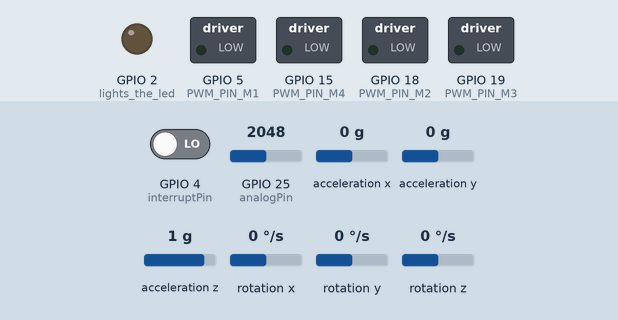
This sketch was run on a simulated ESP32. Parts: switched loads named in the sketch (green lamp = pin HIGH), output pins drawn as LEDs (lit = HIGH). Wiring (inferred from the names in the program): MPU-6050 motion sensor at I2C address 0x68. Dashed ring = blinking. Inputs (shaded band) come from the test bench; at power-on: GPIO 25 (analogPin) = 2048, GPIO 4 (interruptPin) LOW, acceleration x 0 g, acceleration y 0 g, acceleration z 1 g, rotation x 0 °/s, rotation y 0 °/s, rotation z 0 °/s (analog values on the 0–4095 scale). What the sketch prints to the serial monitor is not drawn.

Above: at 0.0 s.
At 8.4 s:
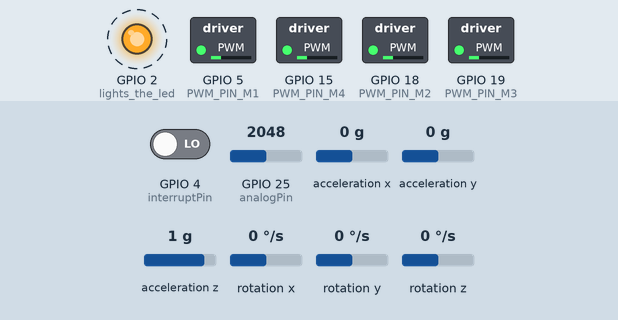
8.5 s: GPIO 25 (analogPin) set to 2995
12.0 s: GPIO 25 (analogPin) set to 3097
At 13.7 s:
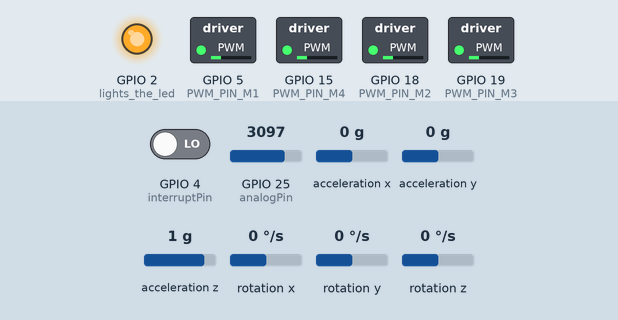
Timing chart, 0 to 15.2 s (numbered marks = the images above; inputs shaded):
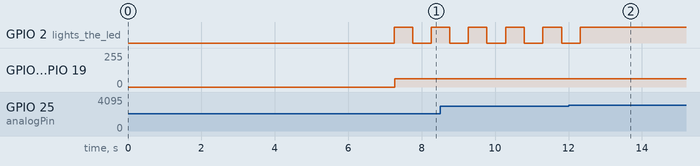

Measured:
- the behaviour switches between 3068 and 3069 on GPIO 25 (analogPin) (found by bisection; images 1 and 2)
- after the input at 12.0 s, GPIO 2 (lights_the_led): goes on until 12.3 s, then stays HIGH
- by itself, GPIO 2 (lights_the_led): alternates HIGH for 0.51 s and LOW for 0.51 s

The sketch:

Flight_Controler_Code.ino
```cpp
// (licence header left out)
#include <Wire.h>
#include <Arduino.h>
#include <PPMReader.h>
#include "freertos/FreeRTOS.h"
#include "freertos/task.h"
#include <freertos/semphr.h>

SemaphoreHandle_t i2cMutex;

// Variables to store received values
float PRate = 0.08, IRate = 0.04, DRate = 0.001;
float PAngle = 4, IAngle = 0.04, DAngle = 0.0;


//analog read to read voltages using esp32, I am trying to read battery voltages
const int analogPin = 25; // Use the desired ADC pin
float referenceVoltage = 3.3; // Reference voltage in volts (may need calibration)
float r1Value = 77600.0; // Resistance of R1 in ohms
float r2Value = 29400.0; // Resistance of R2 in ohms
float battery_voltage=10;

//PWM signal generator pins and These no.s are GPIOs
const int PWM_PIN_M1 = 5 ; //m1
const int PWM_PIN_M2 = 18; //m2
const int PWM_PIN_M3 = 19 ;//m3
const int PWM_PIN_M4 = 15 ;//m4
//const int PWM_CHANNEL = 0;
const int PWM_FREQUENCY = 250; //hertz
const int PWM_RESOLUTION = 12;  // 12-bit resolution (0-4095)


//PPM signal receiver
//Initialize a PPMReader on digital pin 4 with 6 expected channels.
byte interruptPin = 4;
byte channelAmount = 6;
PPMReader ppm(interruptPin, channelAmount);
int ppmData[6]={0,0,0,0,0,0}; //Initializing the values

//PPM timeout
const unsigned long ppmTimeout = 5000000; //timeout
unsigned long lastPPMUpdateTime = 0;
bool ppmSignalLost = true; // Assume signal is lost initially
int lastPPMData[6] = {0}; // Store previous PPM values
const int changeThreshold = 10; // Minimum change required to consider signal active

//Code for flight controller
float RateRoll, RatePitch, RateYaw;
float RateCalibrationRoll, RateCalibrationPitch, RateCalibrationYaw;
int   RateCalibrationNumber;
float AccX, AccY, AccZ;
float AngleRoll, AnglePitch;
float LoopTimer;

float DesiredRateRoll, DesiredRatePitch,DesiredRateYaw;
float ErrorRateRoll, ErrorRatePitch, ErrorRateYaw;
float InputRoll, InputThrottle, InputPitch, InputYaw;
float PrevErrorRateRoll, PrevErrorRatePitch, PrevErrorRateYaw;
float PrevItermRateRoll, PrevItermRatePitch, PrevItermRateYaw;
float PIDReturn[]={0, 0, 0};

//PID Rate
float PRateRoll=PRate; float PRatePitch=PRateRoll; float PRateYaw=0.100;
float IRateRoll=IRate; float IRatePitch=IRateRoll; float IRateYaw=0.030;
float DRateRoll=DRate; float DRatePitch=DRateRoll; float DRateYaw=0.000;
/*
float PRateRoll=0.7; float PRatePitch=PRateRoll; float PRateYaw=2;
float IRateRoll=0.0; float IRatePitch=IRateRoll; float IRateYaw=12;
float DRateRoll=0.01; float DRatePitch=DRateRoll; float DRateYaw=0;
*/
float MotorInput1=0, MotorInput2=0, MotorInput3=0, MotorInput4=0;

float KalmanAngleRoll=0, KalmanUncertaintyAngleRoll=2*2;
float KalmanAnglePitch=0, KalmanUncertaintyAnglePitch=2*2;
float Kalman1DOutput[]={0,0};

float DesiredAngleRoll, DesiredAnglePitch;
float ErrorAngleRoll, ErrorAnglePitch;

float PrevErrorAngleRoll, PrevErrorAnglePitch;
float PrevItermAngleRoll, PrevItermAnglePitch;


//PID Angle
float PAngleRoll=PAngle; float PAnglePitch=PAngleRoll;
float IAngleRoll=IAngle; float IAnglePitch=IAngleRoll;
float DAngleRoll=DAngle; float DAnglePitch=DAngleRoll;
/*
float PAngleRoll=1.5; float PAnglePitch=PAngleRoll;//1
float IAngleRoll=0; float IAnglePitch=IAngleRoll;
float DAngleRoll=0.6; float DAnglePitch=DAngleRoll;//0.5
*/

void kalman_1d(float KalmanState,float KalmanUncertainty, float KalmanInput, float KalmanMeasurement)
{
   KalmanState=KalmanState+0.004*KalmanInput;
   KalmanUncertainty=KalmanUncertainty + 0.004* 0.004 * 4 * 4;
   float KalmanGain=KalmanUncertainty * 1/(1*KalmanUncertainty + 3 * 3);
   KalmanState=KalmanState+KalmanGain * (KalmanMeasurement-KalmanState);
   KalmanUncertainty=(1-KalmanGain) *KalmanUncertainty;
   Kalman1DOutput[0]=KalmanState;
   Kalman1DOutput[1]=KalmanUncertainty;
}

void reset_motors()
{
   MotorInput1=1000, MotorInput2=1000, MotorInput3=1000, MotorInput4=1000;
}


void ppmloop()
{
    bool valuesChanged = false;

    for (byte channel = 0; channel < channelAmount; ++channel)
    {
        int value = ppm.latestValidChannelValue(channel + 1, -1); // Channel numbers start from 1

        if (value != -1)
        {
            ppmData[channel] = value;

            // Check if values have changed significantly (threshold-based)
            if (abs(ppmData[channel] - lastPPMData[channel]) > changeThreshold)
            {
                valuesChanged = true;
            }
        }
        Serial.print(ppmData[channel]);
        Serial.print("\t"); // Tab for spacing
    }

    Serial.print(" | "); // Separator for readability

    unsigned long currentTime = micros();
    unsigned long elapsedTime = currentTime - lastPPMUpdateTime;

    // If values change significantly, update lastPPMUpdateTime and reset signal lost flag
    if (valuesChanged)
    {
        lastPPMUpdateTime = currentTime;
        ppmSignalLost = false; // Signal is present
    }
    // If values have NOT changed for 15 seconds, consider signal lost
    else if (elapsedTime > ppmTimeout)
    {
        ppmSignalLost = true;
    }

    // Print debug information
    Serial.print("Elapsed Time: ");
    Serial.print(elapsedTime / 1000000.0); // Convert to seconds for readability
    Serial.print(" s | PPM Signal Lost: ");
    Serial.println(ppmSignalLost ? "true" : "false");

    // Save current values for the next loop
    for (byte channel = 0; channel < channelAmount; ++channel)
    {
        lastPPMData[channel] = ppmData[channel];
    }

    // Handle PPM signal loss
    if (ppmSignalLost)
    {
        Serial.println("PPM Signal Lost! Resetting Controls...");

        // Set throttle and other channels to a safe value
        ppmData[2] = 1000; // Set throttle to minimum (Idle)
        ppmData[0] = 1500; // Centered Roll
        ppmData[1] = 1500; // Centered Pitch
        ppmData[3] = 1500; // Centered Yaw

        reset_pid();       // Reset PID to avoid sudden movements
        reset_motors();
    }

}


void pwmsetup()
{
   pinMode(PWM_PIN_M1, OUTPUT);
   pinMode(PWM_PIN_M2, OUTPUT);
   pinMode(PWM_PIN_M3, OUTPUT);
   pinMode(PWM_PIN_M4, OUTPUT);

   //channels are 0,1,2,3
   //setting the resolution to 12 bits
   //ledcSetup(0, PWM_FREQUENCY, PWM_RESOLUTION);
   //ledcSetup(1, PWM_FREQUENCY, PWM_RESOLUTION);
   //ledcSetup(2, PWM_FREQUENCY, PWM_RESOLUTION);
   //ledcSetup(3, PWM_FREQUENCY, PWM_RESOLUTION);

   //set the pin to proper channel
   //ledcAttachpin(PWM_PIN_M1, 0);
   //ledcAttachpin(PWM_PIN_M2, 1);
   //ledcAttachpin(PWM_PIN_M3, 2);
   //ledcAttachpin(PWM_PIN_M4, 3);
   ledcAttach(PWM_PIN_M1, PWM_FREQUENCY, PWM_RESOLUTION);
   ledcAttach(PWM_PIN_M2, PWM_FREQUENCY, PWM_RESOLUTION);
   ledcAttach(PWM_PIN_M3, PWM_FREQUENCY, PWM_RESOLUTION);
   ledcAttach(PWM_PIN_M4, PWM_FREQUENCY, PWM_RESOLUTION);
}

void pwmloop(int motor_input,int PWM_PIN)
{
   ledcWrite(PWM_PIN, motor_input);
}

float batteryvoltage()
{
  int rawValue = analogRead(analogPin);
  float voltage = (rawValue / 4095.0) * referenceVoltage;
  // Calculate actual input voltage using voltage divider formula
  float inputVoltage = voltage * ((r1Value + r2Value) / r2Value);
  //Serial.print("Raw ADC Value: ");
  //Serial.println(rawValue);
  //Serial.print("Input Voltage: ");
  //Serial.print(inputVoltage, 3); // Print voltage with 3 decimal places
  //Serial.println(" V");
  //delay(1); // Wait for a second before taking the next reading
  return inputVoltage;
}

void pid_equation(float Error, float P , float I, float D, float PrevError, float PrevIterm)
{
   float Pterm=P*Error;
   float Iterm=PrevIterm+I*(Error+PrevError)*0.004/2;

   if (Iterm > 400)
       Iterm=400;
   else if (Iterm <-400)
       Iterm=-400;

   float Dterm=D*(Error-PrevError)/0.004;
   float PIDOutput= Pterm+Iterm+Dterm;

   if (PIDOutput>400)
       PIDOutput=400;
   else if (PIDOutput <-400)
       PIDOutput=-400;

   PIDReturn[0]=PIDOutput;
   PIDReturn[1]=Error;
   PIDReturn[2]=Iterm;
}

void reset_pid(void)
{
   //Author: Pallab das
   PrevErrorRateRoll=0; PrevErrorRatePitch=0; PrevErrorRateYaw=0;
   PrevItermRateRoll=0; PrevItermRatePitch=0; PrevItermRateYaw=0;

   PrevErrorAngleRoll=0; PrevErrorAnglePitch=0; //for outer pid loop
   PrevItermAngleRoll=0; PrevItermAnglePitch=0; //-------------------
}

void gyro_signals(void)
{
    if (i2cMutex != NULL)
    {
        if (xSemaphoreTake(i2cMutex, (TickType_t)10) == pdTRUE)
        {
            Wire.beginTransmission(0x68);
            Wire.write(0x1A);
            Wire.write(0x05);
            Wire.endTransmission();
            Wire.beginTransmission(0x68);
            Wire.write(0x1C);
            Wire.write(0x10);
            Wire.endTransmission();
            Wire.beginTransmission(0x68);
            Wire.write(0x3B);
            Wire.endTransmission();
            Wire.requestFrom(0x68,6);
            int16_t AccXLSB = Wire.read() << 8 |Wire.read();
            int16_t AccYLSB = Wire.read() << 8 |Wire.read();
            int16_t AccZLSB = Wire.read() << 8 |Wire.read();
            Wire.beginTransmission(0x68);
            Wire.write(0x1B);
            Wire.write(0x8);
            Wire.endTransmission();
            Wire.beginTransmission(0x68);
            Wire.write(0x43);
            Wire.endTransmission();
            Wire.requestFrom(0x68,6);
            int16_t GyroX=Wire.read()<<8 | Wire.read();
            int16_t GyroY=Wire.read()<<8 | Wire.read();
            int16_t GyroZ=Wire.read()<<8 | Wire.read();
            RateRoll=(float)GyroX/65.5;
            RatePitch=(float)GyroY/65.5;
            RateYaw=(float)GyroZ/65.5;
            AccX=(float)AccXLSB/4096-0.02;
            AccY=(float)AccYLSB/4096;
            AccZ=(float)AccZLSB/4096-0.08;
            AngleRoll=atan(AccY/sqrt(AccX*AccX+AccZ*AccZ))*1/(3.142/180);
            AnglePitch=-atan(AccX/sqrt(AccY*AccY+AccZ*AccZ))*1/(3.142/180);
            xSemaphoreGive(i2cMutex);
        }
        else
        {
             Serial.println("I2C mutex busy");
        }
    }
    else
    {
        Serial.println("I2C mutex not created");
    }
}


void batteryMonitorTask(void *pvParameters)
{
   while(1)
   {
      Serial.print("\nBATTERY MONITOR TASK\n");
      battery_voltage = batteryvoltage();
      if (battery_voltage < 9)
      {   // Check if voltage is below 9V
         Serial.println("Battery level low please Recharge the Battery");
         digitalWrite(2, HIGH); // Turn on the LED
         delay(500);
         digitalWrite(2, LOW); // Turn off the LED
         delay(500);
      }
      else
      {
         digitalWrite(2, HIGH); // Ensure the LED is off if voltage is above 9V
      }
   }
}
void flightControlTask(void *pvParameters)
{
    while(1)
    {
        gyro_signals(); //connect to gyro
        RateRoll-=RateCalibrationRoll;
        RatePitch-=RateCalibrationPitch;
        RateYaw-=RateCalibrationYaw;
        kalman_1d(KalmanAngleRoll, KalmanUncertaintyAngleRoll, RateRoll, AngleRoll);  //Roll
        KalmanAngleRoll=Kalman1DOutput[0];
        KalmanUncertaintyAngleRoll=Kalman1DOutput[1];
        kalman_1d(KalmanAnglePitch,KalmanUncertaintyAnglePitch, RatePitch, AnglePitch); //pitch
        KalmanAnglePitch=Kalman1DOutput[0];
        KalmanUncertaintyAnglePitch=Kalman1DOutput[1];
        ppmloop();
        DesiredAngleRoll=0.10*(ppmData[0]-1500); // desired roll
        DesiredAnglePitch=0.10*(ppmData[1]-1500); // desired pitch

        /*show angle for testing purpose*/
        Serial.print(" Roll Angle [°] ");
        Serial.print(KalmanAngleRoll);
        Serial.print(" Pitch Angle [°] ");
        Serial.println(KalmanAnglePitch);

        InputThrottle=ppmData[2];   //desired throttle
        DesiredRateYaw=0.15*(ppmData[3]-1500); //yaw
        ErrorAngleRoll=DesiredAngleRoll-KalmanAngleRoll;
        ErrorAnglePitch=DesiredAnglePitch-KalmanAnglePitch;

        pid_equation(ErrorAngleRoll, PAngleRoll, IAngleRoll, DAngleRoll, PrevErrorAngleRoll, PrevItermAngleRoll);
        DesiredRateRoll=PIDReturn[0];
        PrevErrorAngleRoll=PIDReturn[1];
        PrevItermAngleRoll=PIDReturn[2];

        pid_equation(ErrorAnglePitch, PAnglePitch, IAnglePitch, DAnglePitch, PrevErrorAnglePitch, PrevItermAnglePitch);
        DesiredRatePitch=PIDReturn[0];
        PrevErrorAnglePitch=PIDReturn[1];
        PrevItermAnglePitch=PIDReturn[2];

        ErrorRateRoll=DesiredRateRoll-RateRoll;
        ErrorRatePitch=DesiredRatePitch-RatePitch;
        ErrorRateYaw=DesiredRateYaw-RateYaw;

        pid_equation(ErrorRateRoll, PRateRoll, IRateRoll, DRateRoll, PrevErrorRateRoll, PrevItermRateRoll);
        InputRoll=PIDReturn[0];
        PrevErrorRateRoll=PIDReturn[1];
        PrevItermRateRoll=PIDReturn[2];

        pid_equation(ErrorRatePitch, PRatePitch, IRatePitch, DRatePitch, PrevErrorRatePitch, PrevItermRatePitch);
        InputPitch=PIDReturn[0];
        PrevErrorRatePitch=PIDReturn[1];
        PrevItermRatePitch=PIDReturn[2];

        pid_equation(ErrorRateYaw, PRateYaw, IRateYaw, DRateYaw, PrevErrorRateYaw, PrevItermRateYaw);
        InputYaw=PIDReturn[0];
        PrevErrorRateYaw=PIDReturn[1];
        PrevItermRateYaw=PIDReturn[2];

        if (InputThrottle > 1800) InputThrottle = 1800;

        //input throtle value multiplied with 1.024
        MotorInput1= 1.024*(InputThrottle-InputRoll-InputPitch-InputYaw); //m1
        MotorInput2= 1.024*(InputThrottle-InputRoll+InputPitch+InputYaw); //m2
        MotorInput3= 1.024*(InputThrottle+InputRoll+InputPitch-InputYaw); //m3
        MotorInput4= 1.024*(InputThrottle+InputRoll-InputPitch+InputYaw); //m4

        if (MotorInput1 > 2000) MotorInput1 = 1989;
        if (MotorInput2 > 2000) MotorInput2 = 1989;
        if (MotorInput3 > 2000) MotorInput3 = 1989;
        if (MotorInput4 > 2000) MotorInput4 = 1989;


        int ThrottleIdle=1180;
        if (MotorInput1 < ThrottleIdle) MotorInput1 = ThrottleIdle;
        if (MotorInput2 < ThrottleIdle) MotorInput2 = ThrottleIdle;
        if (MotorInput3 < ThrottleIdle) MotorInput3 = ThrottleIdle;
        if (MotorInput4 < ThrottleIdle) MotorInput4 = ThrottleIdle;

        int ThrottleCutOff=1000;
        if (ppmData[2]<1050)
        {
           MotorInput1=ThrottleCutOff;
           MotorInput2=ThrottleCutOff;
           MotorInput3=ThrottleCutOff;
           MotorInput4=ThrottleCutOff;
           reset_pid();
        }
        /*
        Serial.print("  error Roll Angle [°] ");
        Serial.print( ErrorAngleRoll);
        Serial.print("  error Pitch Angle [°] ");
        Serial.println( ErrorAnglePitch);
        */
        /*
        Serial.print("\nFLIGHT CONTROL TASK\n");
        Serial.print("\n  Motor 1 out ");
        Serial.println( MotorInput1);
        Serial.print("\n  Motor 2 out ");
        Serial.println( MotorInput2);
        Serial.print("\n  Motor 3 out ");
        Serial.println( MotorInput3);
        Serial.print("\n  Motor 4 out ");
        Serial.println( MotorInput4);
        */
        /*These lines are used to send pwm signals to the escs connected to the microcontroller esp32*/
        pwmloop(MotorInput1,PWM_PIN_M1);  //gpio5  output to esc m1 -- anti clkwise
        pwmloop(MotorInput2,PWM_PIN_M2);  //gpio18 output to esc m2 -- clkwise
        pwmloop(MotorInput3,PWM_PIN_M3);  //gpio19 output to esc m3 -- anti clkwise
        pwmloop(MotorInput4,PWM_PIN_M4);  //gpio15 output to esc m4 -- clkwise

        while ((micros() - LoopTimer) < 4000);
        LoopTimer=micros();
    }
}

void gyroscope_calibration()
{
    for(RateCalibrationNumber=0; RateCalibrationNumber<2000; RateCalibrationNumber++)  //gyroscope calibration
    {
        gyro_signals();
        RateCalibrationRoll+=RateRoll;
        RateCalibrationPitch+=RatePitch;
        RateCalibrationYaw+=RateYaw;
        delay(1);
    }
    RateCalibrationRoll/=2000;
    RateCalibrationPitch/=2000;
    RateCalibrationYaw/=2000;
}

void setup()
{
    i2cMutex = xSemaphoreCreateMutex();
    Serial.begin(115200);
    if (i2cMutex == NULL)
    {
        Serial.println("Failed to create I2C mutex!");
        while(1); // halt or handle error
    }
    pinMode(2, OUTPUT); //lights the led
    analogReadResolution(12); // Set ADC resolution to 12 bits (0-4095)
    pinMode(analogPin, INPUT);
    //Wire.setClock(400000);
    Wire.setClock(50000);
    Wire.begin();


    delay(250);
    Wire.beginTransmission(0x68);
    Wire.write(0x6B);
    Wire.write(0x00);
    Wire.endTransmission();
    gyroscope_calibration();
    pwmsetup();
    LoopTimer=micros();

    xTaskCreatePinnedToCore(batteryMonitorTask, "Battery monitor Task", 4096, NULL, 1, NULL,0);
    xTaskCreatePinnedToCore(flightControlTask, "Flight Control Task", 9216, NULL, 1, NULL,1);

}

void loop()
{
    //Serial.println("Main loop running...");
    //delay(1000);  // Simulate main loop work
}
```

Source omitted: PPMReader.h (2960 bytes)
